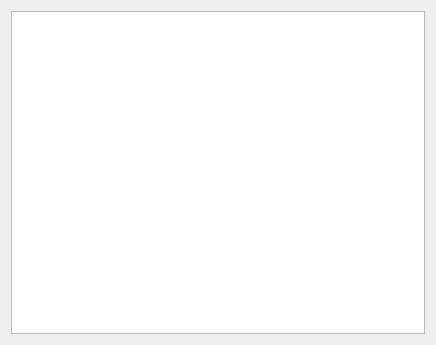
<?xml version="1.0" encoding="UTF-8"?>
<ui version="4.0">
 <class>DialogGroups</class>
 <widget class="QDialog" name="DialogGroups">
  <property name="geometry">
   <rect>
    <x>0</x>
    <y>0</y>
    <width>436</width>
    <height>345</height>
   </rect>
  </property>
  <property name="windowTitle">
   <string>Группы печей</string>
  </property>
  <layout class="QVBoxLayout" name="verticalLayout">
   <item>
    <widget class="Viewer" name="tableView"/>
   </item>
  </layout>
 </widget>
 <customwidgets>
  <customwidget>
   <class>Viewer</class>
   <extends>QTableView</extends>
   <header>viewer.h</header>
  </customwidget>
 </customwidgets>
 <resources/>
 <connections/>
</ui>
